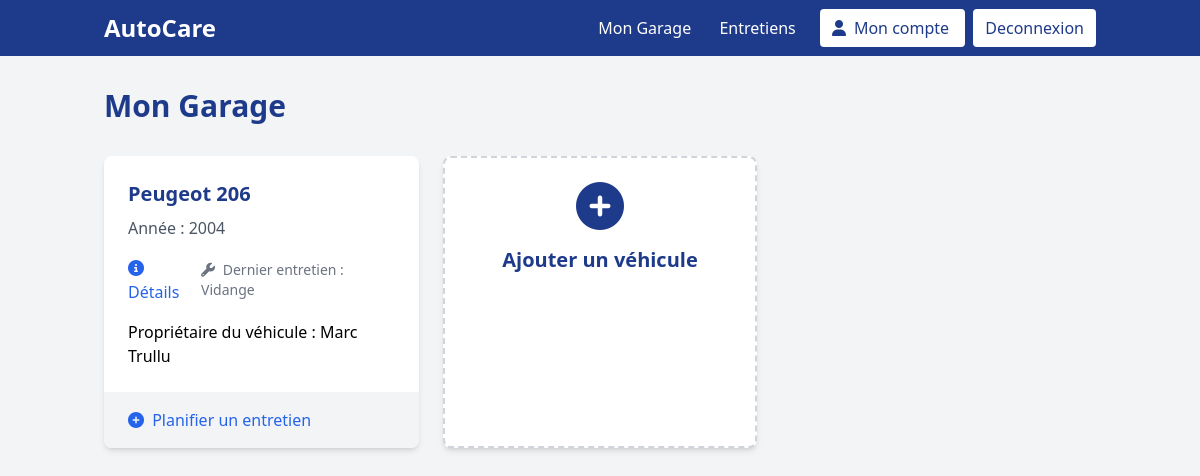
/?ctrl=car&action=showall&id=3 (signed in), run on the app's committed database.
### tables this page shows
CREATE TABLE `car` (
                       `car_id` int(11) NOT NULL,
                       `car_year` year(4) DEFAULT NULL,
                       `car_kilometers` int(11) DEFAULT NULL,
                       `car_fuelType` varchar(50) DEFAULT NULL,
                       `car_licensePlate` varchar(50) DEFAULT NULL,
                       `car_notes` varchar(500) DEFAULT NULL,
                       `car_modelId` int(11) NOT NULL,
                       `car_brandId` int(11) NOT NULL,
                       `car_useId` int(11) NOT NULL
);

CREATE TABLE `brand` (
                         `bra_id` int(11) NOT NULL,
                         `bra_label` varchar(50) DEFAULT NULL
);

CREATE TABLE `model` (
                         `mod_id` int(11) NOT NULL,
                         `mod_label` varchar(50) DEFAULT NULL,
                         `mod_brandId` int(11) NOT NULL
);

CREATE TABLE `type` (
                        `typ_id` int(11) NOT NULL,
                        `typ_label` varchar(50) DEFAULT NULL
);

### controllers/CarController.php (called while the page is built, shortened)
<?php
class CarController
{
    public function showAll($id): void
    {
        try {
            $carModel = new CarModel();
            $datas = $carModel->viewCars($id);
            $cars = [];
            $lastMaintenances = [];
            foreach ($datas as $data) {
                $cars[] = new Car($data);
            }
            $userModel = new UserModel();
            $info = $userModel->readOne($id);
            $user = new User($info);
            $maintenanceModel = new MaintenanceModel();
            foreach ($cars as $car) {
                $maintenanceData = $maintenanceModel->getLastMaintenance($car->getId());
                if ($maintenanceData) {
                    $lastMaintenances[$car->getId()] = new Maintenance($maintenanceData);
                }
            }
            require_once "views/car/showAll.php";
        } catch (Exception $e) {
            echo $e->getMessage();
        }
    }
}

### models/CoreModel.php (called while the page is built, shortened)
<?php
abstract class CoreModel
{
    private $_engine = DB_ENGINE;
    private $_host = DB_HOST;
    private $_dbname = DB_NAME;
    private $_charset = DB_CHARSET;
    private $_dbuser = DB_USER;
    private $_dbpwd = DB_PWD;
    private $_db;
    private function connect(): void
    {
        try {
            $dsn = $this->_engine . ':host=' . $this->_host . ';dbname=' . $this->_dbname . ';charset=' . $this->_charset;
            $this->_db = new PDO($dsn, $this->_dbuser, $this->_dbpwd, [PDO::ATTR_ERRMODE => PDO::ERRMODE_EXCEPTION, PDO::ATTR_DEFAULT_FETCH_MODE => PDO::FETCH_ASSOC]);
        } catch (PDOException $e) {
            die($e->getMessage());
        }
    }
    protected function getDb(): PDO
    {
        return $this->_db;
    }
}

### models/CarModel.php (called while the page is built, shortened)
<?php
class CarModel extends CoreModel
{
    public function viewCars($id)
    {
        $sql = "SELECT car_id, bra_label AS car_brand, mod_label AS car_model, car_year,car_kilometers, CONCAT(use_firstname, ' ', use_lastname) AS use_fullname
                FROM car
                JOIN user_ ON car_useId = user_.use_id
                JOIN brand ON car_brandId = bra_id
                JOIN model ON car_modelId = mod_id
                WHERE car_useId = :id";
        try {
            if ($this->_req = $this->getDb()->prepare($sql)) {
                if (($this->_req->bindValue(':id', $id, PDO::PARAM_STR))) {
                    if (($this->_req->execute()) !== false) {
                        $datas = $this->_req->fetchAll(PDO::FETCH_ASSOC);
                        return $datas;
                    }
                } else {
                    return false;
                }
            }
        } catch (PDOException $e) {
            die($e->getMessage());
        }
    }
}

### entity/CoreEntity.php (called while the page is built, shortened)
<?php
abstract class CoreEntity
{
    private function hydrate(array $data): void
    {
        foreach ($data as $key => $value) {
            $methodName = 'set' . ucfirst(substr($key, 4, strlen($key) - 4));
        }
    }
}

### entity/Car.php (called while the page is built, shortened)
<?php
class Car extends CoreEntity
{
    private int $id;
    private int $year;
    private ?string $fullname;
    private ?string $model;
    private ?string $brand;
    public function getId(): int
    {
        return $this->id;
    }
    public function getFullname(): string
    {
        return $this->fullname;
    }
    public function getYear(): int
    {
        return $this->year;
    }
    public function setId(int $id): void
    {
        $this->id = $id;
    }
    public function setYear(int $year): void
    {
        $this->year = $year;
    }
    public function setFullname(string $fullname): void
    {
        $this->fullname = $fullname;
    }
    public function getBrand(): string
    {
        return $this->brand;
    }
    public function getModel(): string
    {
        return $this->model;
    }
    public function setBrand(string $brand): void
    {
        $this->brand = $brand;
    }
    public function setModel(string $model): void
    {
        $this->model = $model;
    }
}

### models/MaintenanceModel.php (called while the page is built, shortened)
<?php
class MaintenanceModel extends CoreModel
{
    public function getLastMaintenance($id)
    {
        $sql = "SELECT mai_id,typ_label AS mai_name, mai_description, mai_photo, mai_price, mai_date, mai_carId, car_brandId, car_modelId, car_kilometers
            FROM maintenance
            JOIN car
            ON mai_carId = car_id
            JOIN type ON mai_typeId = typ_id
            WHERE car_id = :id
            ORDER BY mai_date
            DESC LIMIT 1";
        try {
            if (($this->_req = $this->getDb()->prepare($sql)) !== false) {
                if ($this->_req->bindValue(':id', $id, PDO::PARAM_INT)) {
                    if ($this->_req->execute()) {
                        $data = $this->_req->fetch(PDO::FETCH_ASSOC);
                        return $data;
                    }
                }
            }
        } catch (PDOException $e) {
            die ($e->getMessage());
        }
    }
}

### entity/Maintenance.php (called while the page is built, shortened)
<?php
class Maintenance extends CoreEntity
{
    private ?string $name;
    public function getName(): ?string
    {
        return $this->name;
    }
    public function setName(?string $name): void
    {
        $this->name = $name;
    }
}

### models/UserModel.php (called while the page is built, shortened)
<?php
class UserModel extends CoreModel
{
    public function readOne($id)
    {
        $sql = "SELECT use_id, use_firstname, use_lastname, use_login FROM user_ WHERE use_id = :id ";
        try {
            if (($this->_req = $this->getDb()->prepare($sql)) !== false) {
                if ($this->_req->bindValue(':id', $id, PDO::PARAM_INT)) {
                    if ($this->_req->execute()) {
                        $data = $this->_req->fetch(PDO::FETCH_ASSOC);
                        return $data;
                    }
                }
            }
            return false;
        } catch (PDOException $e) {
            die ($e->getMessage());
        }
    }
    }

### entity/User.php (called while the page is built, shortened)
<?php
class User extends CoreEntity
{
    private int $id;
    public function getId(): int
    {
        return $this->id;
    }
    public function setId(int $id): void
    {
        $this->id = $id;
    }
}

### views/car/showAll.php (the view)
<main class="container mx-auto px-4 py-8 min-h-screen">
    <h1 class="text-3xl font-bold mb-8 text-blue-900">Mon Garage</h1>
    <?php if (isset($cars)) : ?>
    <div class="grid md:grid-cols-3 gap-6">
        <?php foreach ($cars as $car): ?>
            <div class="bg-white shadow-md rounded-lg overflow-hidden">
                <div class="p-6">
                    <h2 class="text-xl font-semibold mb-2 text-blue-900"><?= ucfirst($car->getBrand()) . ' ' . ucfirst($car->getModel()) ?></h2>
                    <p class="text-gray-600 mb-4">Année : <?= $car->getYear() ?></p>
                    <div class="flex justify-between items-center">
                        <a href="?ctrl=car&action=showOne&id=<?= $car->getId() ?>"
                           class="text-blue-600 hover:text-blue-800">
                            <i class="fas fa-info-circle mr-1"></i> Détails
                        </a>
                        <span class="text-sm text-gray-500">
                            <i class="fas fa-wrench mr-1"></i> Dernier entretien :
                            <?php if (isset($lastMaintenances[$car->getId()])) {
                                echo $lastMaintenances[$car->getId()]->getName();
                            } else {
                                echo "Aucun entretien";
                            }
                            ?>
                        </span>
                    </div>
                    <div class="mt-4">
                        <p>Propriétaire du véhicule : <a
                                    href="?ctrl=user&action=profile&id=<?= $user->getId() ?>"><?= $car->getFullname() ?></a>
                        </p>
                    </div>
                </div>
                <div class="bg-gray-100 px-6 py-4">
                    <a href="?ctrl=maintenance&action=create&id=<?=$car->getId()?>" class="text-blue-600 hover:text-blue-800">
                        <i class="fas fa-plus-circle mr-1"></i> Planifier un entretien
                    </a>
                </div>
            </div>
        <?php endforeach; ?>
        <?php endif; ?>
        <div class="bg-white shadow-md rounded-lg overflow-hidden border-2 border-dashed border-gray-300">
            <a href="?ctrl=car&action=create" class="block p-6 text-center">
                <i class="fas fa-plus-circle text-5xl text-blue-900 mb-4"></i>
                <p class="text-xl font-semibold text-blue-900">Ajouter un véhicule</p>
            </a>
        </div>
    </div>
</main>

### data on the page
car: car_brandId.bra_label "Peugeot", car_modelId.mod_label "206", car_year "2004", car_id.typ_label "Vidange", Fullname "Marc Trullu"
